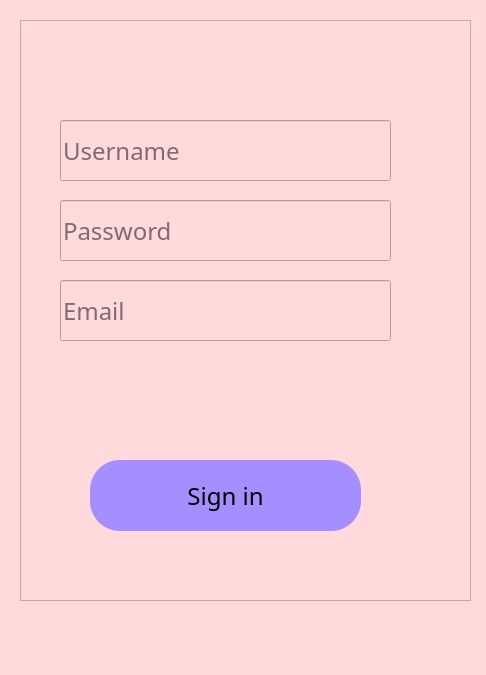
<?xml version="1.0" encoding="UTF-8"?>
<ui version="4.0">
 <class>Sign_In</class>
 <widget class="QMainWindow" name="Sign_In">
  <property name="geometry">
   <rect>
    <x>0</x>
    <y>0</y>
    <width>486</width>
    <height>675</height>
   </rect>
  </property>
  <property name="windowTitle">
   <string>MainWindow</string>
  </property>
  <property name="styleSheet">
   <string notr="true">*{
	
	font-family:century gothic;
	font-size:24px;
	background-color:rgb(255, 217, 219)
}</string>
  </property>
  <widget class="QWidget" name="centralwidget">
   <widget class="QFrame" name="frame">
    <property name="geometry">
     <rect>
      <x>20</x>
      <y>20</y>
      <width>451</width>
      <height>581</height>
     </rect>
    </property>
    <property name="styleSheet">
     <string notr="true"/>
    </property>
    <property name="frameShape">
     <enum>QFrame::StyledPanel</enum>
    </property>
    <property name="frameShadow">
     <enum>QFrame::Raised</enum>
    </property>
    <widget class="QPushButton" name="Sign_in_pushButton">
     <property name="geometry">
      <rect>
       <x>70</x>
       <y>440</y>
       <width>271</width>
       <height>71</height>
      </rect>
     </property>
     <property name="styleSheet">
      <string notr="true">*{
background-color:rgb(165, 142, 255);
border-radius:30px;
}
#Sign_in_pushButton:hover
{
background-color:#60adff
}
</string>
     </property>
     <property name="text">
      <string>Sign in</string>
     </property>
    </widget>
    <widget class="QLineEdit" name="Email_lineEdit">
     <property name="geometry">
      <rect>
       <x>40</x>
       <y>260</y>
       <width>331</width>
       <height>61</height>
      </rect>
     </property>
     <property name="placeholderText">
      <string>Email</string>
     </property>
    </widget>
    <widget class="QLineEdit" name="Password_lineEdit">
     <property name="geometry">
      <rect>
       <x>40</x>
       <y>180</y>
       <width>331</width>
       <height>61</height>
      </rect>
     </property>
     <property name="placeholderText">
      <string>Password</string>
     </property>
    </widget>
    <widget class="QLineEdit" name="Username_lineEdit">
     <property name="geometry">
      <rect>
       <x>40</x>
       <y>100</y>
       <width>331</width>
       <height>61</height>
      </rect>
     </property>
     <property name="toolTip">
      <string extracomment="Sign in as an Student with using Student word in username and Professor with Prof word"/>
     </property>
     <property name="placeholderText">
      <string>Username</string>
     </property>
    </widget>
   </widget>
  </widget>
  <widget class="QMenuBar" name="menubar">
   <property name="geometry">
    <rect>
     <x>0</x>
     <y>0</y>
     <width>486</width>
     <height>36</height>
    </rect>
   </property>
  </widget>
  <widget class="QStatusBar" name="statusbar"/>
 </widget>
 <resources/>
 <connections/>
</ui>
